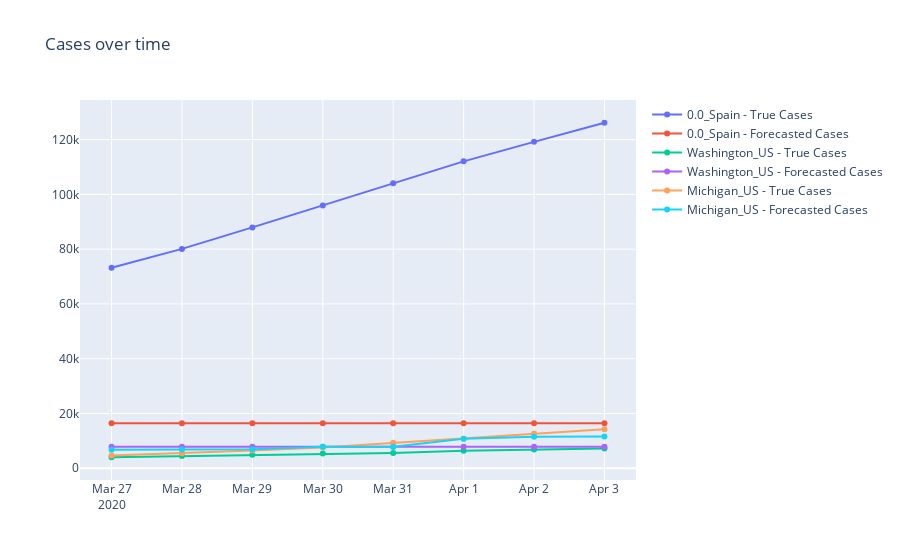

Notebook code cell kept with this figure:
### Code cell
fig = go.Figure()
for location in ['0.0_Spain', 'Washington_US', 'Michigan_US']:#US_Forecast.location.unique().tolist():
    location_df = Forecast[Forecast.location == location]
#     country_df = lockdown_geo[lockdown_geo.Country_Region == country].groupby(['Date']).agg({'Fatalities': 'sum'}).reset_index()
    fig.add_trace(go.Scatter(x=location_df.Date, y=location_df.True_cases,
                        mode='lines+markers',
                        name=location+' - True Cases'))

    fig.add_trace(go.Scatter(x=location_df.Date, y=location_df.Forecasted_cases,
                        mode='lines+markers',
                        name=location+' - Forecasted Cases'))

    fig.update_layout(
        title={
            'text': "Cases over time"})

fig.show()

### Figure 1 — Plotly figure (JSON) as saved in the notebook; plotly's stock layout.template omitted (floating-point values rounded to 4 significant figures)
{"data": [{"mode": "lines+markers", "name": "0.0_Spain - True Cases", "type": "scatter", "x": ["2020-03-27", "2020-03-28", "2020-03-29", "2020-03-30", "2020-03-31", "2020-04-01", "2020-04-02", "2020-04-03"], "y": [73235, 80110, 87956, 95923, 104118, 112065, 119199, 126168]}, {"mode": "lines+markers", "name": "0.0_Spain - Forecasted Cases", "type": "scatter", "x": ["2020-03-27", "2020-03-28", "2020-03-29", "2020-03-30", "2020-03-31", "2020-04-01", "2020-04-02", "2020-04-03"], "y": [16460.0, 16460.0, 16460.0, 16460.0, 16460.0, 16460.0, 16460.0, 16460.0]}, {"mode": "lines+markers", "name": "Washington_US - True Cases", "type": "scatter", "x": ["2020-03-27", "2020-03-28", "2020-03-29", "2020-03-30", "2020-03-31", "2020-04-01", "2020-04-02", "2020-04-03"], "y": [4030, 4465, 4923, 5432, 5608, 6389, 6846, 7247]}, {"mode": "lines+markers", "name": "Washington_US - Forecasted Cases", "type": "scatter", "x": ["2020-03-27", "2020-03-28", "2020-03-29", "2020-03-30", "2020-03-31", "2020-04-01", "2020-04-02", "2020-04-03"], "y": [7844.0, 7850.0, 7850.0, 7850.0, 7850.0, 7850.0, 7850.0, 7850.0]}, {"mode": "lines+markers", "name": "Michigan_US - True Cases", "type": "scatter", "x": ["2020-03-27", "2020-03-28", "2020-03-29", "2020-03-30", "2020-03-31", "2020-04-01", "2020-04-02", "2020-04-03"], "y": [4650, 5488, 6498, 7615, 9315, 10791, 12744, 14225]}, {"mode": "lines+markers", "name": "Michigan_US - Forecasted Cases", "type": "scatter", "x": ["2020-03-27", "2020-03-28", "2020-03-29", "2020-03-30", "2020-03-31", "2020-04-01", "2020-04-02", "2020-04-03"], "y": [6811.0, 6825.0, 6969.0, 7842.0, 7850.0, 10750.0, 11520.0, 11640.0]}], "layout": {"title": {"text": "Cases over time"}}}
